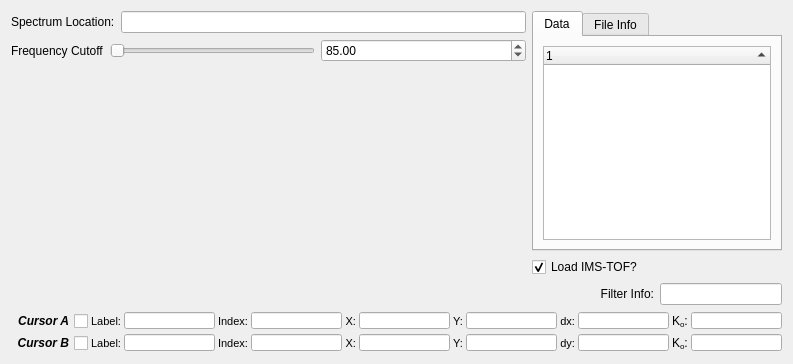
      <widget class="QWidget" name="plotTab" >
       <attribute name="title" >
        <string>Plot</string>
       </attribute>
       <layout class="QGridLayout" name="gridLayout" >
        <item row="0" column="0" >
         <layout class="QVBoxLayout" >
          <item>
           <layout class="QHBoxLayout" >
            <item>
             <widget class="QLabel" name="label_2" >
              <property name="text" >
               <string>Spectrum Location:</string>
              </property>
             </widget>
            </item>
            <item>
             <widget class="QLineEdit" name="specNameEdit" >
              <property name="readOnly" >
               <bool>true</bool>
              </property>
             </widget>
            </item>
           </layout>
          </item>
          <item>
           <layout class="QHBoxLayout" >
            <item>
             <widget class="QLabel" name="label_13" >
              <property name="text" >
               <string>Frequency Cutoff</string>
              </property>
             </widget>
            </item>
            <item>
             <widget class="QSlider" name="hSlider_Freq" >
              <property name="enabled" >
               <bool>false</bool>
              </property>
              <property name="orientation" >
               <enum>Qt::Horizontal</enum>
              </property>
             </widget>
            </item>
            <item>
             <widget class="QDoubleSpinBox" name="freqCutoff_SB" >
              <property name="sizePolicy" >
               <sizepolicy vsizetype="Fixed" hsizetype="Expanding" >
                <horstretch>0</horstretch>
                <verstretch>0</verstretch>
               </sizepolicy>
              </property>
              <property name="minimum" >
               <double>0.050000000000000</double>
              </property>
              <property name="maximum" >
               <double>1000000.000000000000000</double>
              </property>
              <property name="value" >
               <double>85.000000000000000</double>
              </property>
             </widget>
            </item>
           </layout>
          </item>
          <item>
           <widget class="MPL_Widget" native="1" name="plotWidget" >
            <property name="sizePolicy" >
             <sizepolicy vsizetype="Expanding" hsizetype="Expanding" >
              <horstretch>0</horstretch>
              <verstretch>0</verstretch>
             </sizepolicy>
            </property>
           </widget>
          </item>
         </layout>
        </item>
        <item row="0" column="1" >
         <layout class="QVBoxLayout" name="verticalLayout_2" >
          <item>
           <widget class="QTabWidget" name="tabWidget_2" >
            <property name="sizePolicy" >
             <sizepolicy vsizetype="Expanding" hsizetype="Minimum" >
              <horstretch>0</horstretch>
              <verstretch>0</verstretch>
             </sizepolicy>
            </property>
            <property name="maximumSize" >
             <size>
              <width>250</width>
              <height>16777215</height>
             </size>
            </property>
            <property name="currentIndex" >
             <number>0</number>
            </property>
            <widget class="QWidget" name="tab_3" >
             <attribute name="title" >
              <string>Data</string>
             </attribute>
             <layout class="QGridLayout" >
              <item row="0" column="0" >
               <widget class="QTreeWidget" name="groupTreeWidget" >
                <property name="maximumSize" >
                 <size>
                  <width>250</width>
                  <height>16777215</height>
                 </size>
                </property>
                <property name="selectionMode" >
                 <enum>QAbstractItemView::ExtendedSelection</enum>
                </property>
                <property name="sortingEnabled" >
                 <bool>true</bool>
                </property>
                <property name="headerHidden" >
                 <bool>false</bool>
                </property>
                <property name="columnCount" >
                 <number>1</number>
                </property>
                <column>
                 <property name="text" >
                  <string>1</string>
                 </property>
                </column>
               </widget>
              </item>
             </layout>
            </widget>
            <widget class="QWidget" name="tab_4" >
             <attribute name="title" >
              <string>File Info</string>
             </attribute>
             <layout class="QGridLayout" >
              <item row="0" column="0" >
               <widget class="QTextEdit" name="fileInfo_TE" />
              </item>
             </layout>
            </widget>
           </widget>
          </item>
          <item>
           <layout class="QHBoxLayout" name="horizontalLayout_3" >
            <item>
             <widget class="QCheckBox" name="loadWSU_CB" >
              <property name="text" >
               <string>Load IMS-TOF?</string>
              </property>
              <property name="checked" >
               <bool>true</bool>
              </property>
             </widget>
            </item>
           </layout>
          </item>
          <item>
           <layout class="QHBoxLayout" >
            <item>
             <widget class="QLabel" name="label_15" >
              <property name="text" >
               <string>Filter Info:</string>
              </property>
              <property name="alignment" >
               <set>Qt::AlignRight|Qt::AlignTrailing|Qt::AlignVCenter</set>
              </property>
             </widget>
            </item>
            <item>
             <widget class="QLineEdit" name="filterInfo_LE" >
              <property name="sizePolicy" >
               <sizepolicy vsizetype="Fixed" hsizetype="Preferred" >
                <horstretch>0</horstretch>
                <verstretch>0</verstretch>
               </sizepolicy>
              </property>
              <property name="readOnly" >
               <bool>true</bool>
              </property>
             </widget>
            </item>
           </layout>
          </item>
         </layout>
        </item>
        <item row="1" column="0" colspan="2" >
         <layout class="QGridLayout" >
          <property name="horizontalSpacing" >
           <number>3</number>
          </property>
          <property name="verticalSpacing" >
           <number>2</number>
          </property>
          <item row="0" column="3" >
           <widget class="QLineEdit" name="cALabelLE" >
            <property name="maximumSize" >
             <size>
              <width>16777215</width>
              <height>17</height>
             </size>
            </property>
            <property name="font" >
             <font>
              <pointsize>7</pointsize>
             </font>
            </property>
            <property name="readOnly" >
             <bool>true</bool>
            </property>
           </widget>
          </item>
          <item row="0" column="5" >
           <widget class="QLineEdit" name="cAIndexLE" >
            <property name="maximumSize" >
             <size>
              <width>16777215</width>
              <height>17</height>
             </size>
            </property>
            <property name="font" >
             <font>
              <pointsize>7</pointsize>
             </font>
            </property>
            <property name="text" >
             <string/>
            </property>
            <property name="readOnly" >
             <bool>true</bool>
            </property>
           </widget>
          </item>
          <item row="0" column="7" >
           <widget class="QLineEdit" name="cA_XLE" >
            <property name="maximumSize" >
             <size>
              <width>16777215</width>
              <height>17</height>
             </size>
            </property>
            <property name="font" >
             <font>
              <pointsize>7</pointsize>
             </font>
            </property>
            <property name="readOnly" >
             <bool>true</bool>
            </property>
           </widget>
          </item>
          <item row="0" column="9" >
           <widget class="QLineEdit" name="cA_YLE" >
            <property name="maximumSize" >
             <size>
              <width>16777215</width>
              <height>17</height>
             </size>
            </property>
            <property name="font" >
             <font>
              <pointsize>7</pointsize>
             </font>
            </property>
            <property name="readOnly" >
             <bool>true</bool>
            </property>
           </widget>
          </item>
          <item row="1" column="3" >
           <widget class="QLineEdit" name="cBLabelLE" >
            <property name="maximumSize" >
             <size>
              <width>16777215</width>
              <height>17</height>
             </size>
            </property>
            <property name="font" >
             <font>
              <pointsize>7</pointsize>
             </font>
            </property>
            <property name="readOnly" >
             <bool>true</bool>
            </property>
           </widget>
          </item>
          <item row="1" column="5" >
           <widget class="QLineEdit" name="cBIndexLE" >
            <property name="maximumSize" >
             <size>
              <width>16777215</width>
              <height>17</height>
             </size>
            </property>
            <property name="font" >
             <font>
              <pointsize>7</pointsize>
             </font>
            </property>
            <property name="readOnly" >
             <bool>true</bool>
            </property>
           </widget>
          </item>
          <item row="1" column="7" >
           <widget class="QLineEdit" name="cB_XLE" >
            <property name="maximumSize" >
             <size>
              <width>16777215</width>
              <height>17</height>
             </size>
            </property>
            <property name="font" >
             <font>
              <pointsize>7</pointsize>
             </font>
            </property>
            <property name="readOnly" >
             <bool>true</bool>
            </property>
           </widget>
          </item>
          <item row="1" column="9" >
           <widget class="QLineEdit" name="cB_YLE" >
            <property name="maximumSize" >
             <size>
              <width>16777215</width>
              <height>17</height>
             </size>
            </property>
            <property name="font" >
             <font>
              <pointsize>7</pointsize>
             </font>
            </property>
            <property name="readOnly" >
             <bool>true</bool>
            </property>
           </widget>
          </item>
          <item row="0" column="2" >
           <widget class="QLabel" name="label_3" >
            <property name="font" >
             <font>
              <pointsize>8</pointsize>
             </font>
            </property>
            <property name="text" >
             <string>Label:</string>
            </property>
            <property name="alignment" >
             <set>Qt::AlignRight|Qt::AlignTrailing|Qt::AlignVCenter</set>
            </property>
           </widget>
          </item>
          <item row="1" column="2" >
           <widget class="QLabel" name="label_4" >
            <property name="font" >
             <font>
              <pointsize>8</pointsize>
             </font>
            </property>
            <property name="text" >
             <string>Label:</string>
            </property>
            <property name="alignment" >
             <set>Qt::AlignRight|Qt::AlignTrailing|Qt::AlignVCenter</set>
            </property>
           </widget>
          </item>
          <item row="0" column="4" >
           <widget class="QLabel" name="label_5" >
            <property name="font" >
             <font>
              <pointsize>8</pointsize>
             </font>
            </property>
            <property name="text" >
             <string>Index:</string>
            </property>
            <property name="alignment" >
             <set>Qt::AlignRight|Qt::AlignTrailing|Qt::AlignVCenter</set>
            </property>
           </widget>
          </item>
          <item row="0" column="6" >
           <widget class="QLabel" name="label_6" >
            <property name="font" >
             <font>
              <pointsize>8</pointsize>
             </font>
            </property>
            <property name="text" >
             <string>X:</string>
            </property>
            <property name="alignment" >
             <set>Qt::AlignRight|Qt::AlignTrailing|Qt::AlignVCenter</set>
            </property>
           </widget>
          </item>
          <item row="0" column="8" >
           <widget class="QLabel" name="label_7" >
            <property name="font" >
             <font>
              <pointsize>8</pointsize>
             </font>
            </property>
            <property name="text" >
             <string>Y:</string>
            </property>
            <property name="alignment" >
             <set>Qt::AlignRight|Qt::AlignTrailing|Qt::AlignVCenter</set>
            </property>
           </widget>
          </item>
          <item row="1" column="4" >
           <widget class="QLabel" name="label_8" >
            <property name="font" >
             <font>
              <pointsize>8</pointsize>
             </font>
            </property>
            <property name="text" >
             <string>Index:</string>
            </property>
            <property name="alignment" >
             <set>Qt::AlignRight|Qt::AlignTrailing|Qt::AlignVCenter</set>
            </property>
           </widget>
          </item>
          <item row="1" column="6" >
           <widget class="QLabel" name="label_9" >
            <property name="font" >
             <font>
              <pointsize>8</pointsize>
             </font>
            </property>
            <property name="text" >
             <string>X:</string>
            </property>
            <property name="alignment" >
             <set>Qt::AlignRight|Qt::AlignTrailing|Qt::AlignVCenter</set>
            </property>
           </widget>
          </item>
          <item row="1" column="8" >
           <widget class="QLabel" name="label_10" >
            <property name="font" >
             <font>
              <pointsize>8</pointsize>
             </font>
            </property>
            <property name="text" >
             <string>Y:</string>
            </property>
            <property name="alignment" >
             <set>Qt::AlignRight|Qt::AlignTrailing|Qt::AlignVCenter</set>
            </property>
           </widget>
          </item>
          <item row="0" column="10" >
           <widget class="QLabel" name="label_11" >
            <property name="font" >
             <font>
              <pointsize>8</pointsize>
             </font>
            </property>
            <property name="text" >
             <string>dx:</string>
            </property>
            <property name="alignment" >
             <set>Qt::AlignRight|Qt::AlignTrailing|Qt::AlignVCenter</set>
            </property>
           </widget>
          </item>
          <item row="1" column="10" >
           <widget class="QLabel" name="label_12" >
            <property name="font" >
             <font>
              <pointsize>8</pointsize>
             </font>
            </property>
            <property name="text" >
             <string>dy:</string>
            </property>
            <property name="alignment" >
             <set>Qt::AlignRight|Qt::AlignTrailing|Qt::AlignVCenter</set>
            </property>
           </widget>
          </item>
          <item row="0" column="11" >
           <widget class="QLineEdit" name="dxLE" >
            <property name="maximumSize" >
             <size>
              <width>16777215</width>
              <height>17</height>
             </size>
            </property>
            <property name="font" >
             <font>
              <pointsize>7</pointsize>
             </font>
            </property>
            <property name="readOnly" >
             <bool>true</bool>
            </property>
           </widget>
          </item>
          <item row="1" column="11" >
           <widget class="QLineEdit" name="dyLE" >
            <property name="maximumSize" >
             <size>
              <width>16777215</width>
              <height>17</height>
             </size>
            </property>
            <property name="font" >
             <font>
              <pointsize>7</pointsize>
             </font>
            </property>
            <property name="readOnly" >
             <bool>true</bool>
            </property>
           </widget>
          </item>
          <item row="0" column="0" >
           <widget class="QCheckBox" name="cursACB" >
            <property name="font" >
             <font>
              <family>Arial</family>
              <pointsize>9</pointsize>
              <weight>75</weight>
              <italic>true</italic>
              <bold>true</bold>
             </font>
            </property>
            <property name="layoutDirection" >
             <enum>Qt::RightToLeft</enum>
            </property>
            <property name="text" >
             <string>Cursor A</string>
            </property>
           </widget>
          </item>
          <item row="1" column="0" >
           <widget class="QCheckBox" name="cursBCB" >
            <property name="font" >
             <font>
              <family>Arial</family>
              <pointsize>9</pointsize>
              <weight>75</weight>
              <italic>true</italic>
              <bold>true</bold>
             </font>
            </property>
            <property name="layoutDirection" >
             <enum>Qt::RightToLeft</enum>
            </property>
            <property name="text" >
             <string>Cursor B</string>
            </property>
           </widget>
          </item>
          <item row="0" column="12" >
           <widget class="QLabel" name="label_21" >
            <property name="text" >
             <string>&lt;!DOCTYPE HTML PUBLIC "-//W3C//DTD HTML 4.0//EN" "http://www.w3.org/TR/REC-html40/strict.dtd">
&lt;html>&lt;head>&lt;meta name="qrichtext" content="1" />&lt;style type="text/css">
p, li { white-space: pre-wrap; }
&lt;/style>&lt;/head>&lt;body style=" font-family:'Sans Serif'; font-size:9pt; font-weight:400; font-style:normal;">
&lt;p style=" margin-top:0px; margin-bottom:0px; margin-left:0px; margin-right:0px; -qt-block-indent:0; text-indent:0px;">K&lt;span style=" vertical-align:sub;">o&lt;/span>:&lt;/p>&lt;/body>&lt;/html></string>
            </property>
            <property name="textFormat" >
             <enum>Qt::RichText</enum>
            </property>
           </widget>
          </item>
          <item row="1" column="12" >
           <widget class="QLabel" name="label_22" >
            <property name="text" >
             <string>&lt;!DOCTYPE HTML PUBLIC "-//W3C//DTD HTML 4.0//EN" "http://www.w3.org/TR/REC-html40/strict.dtd">
&lt;html>&lt;head>&lt;meta name="qrichtext" content="1" />&lt;style type="text/css">
p, li { white-space: pre-wrap; }
&lt;/style>&lt;/head>&lt;body style=" font-family:'Sans Serif'; font-size:9pt; font-weight:400; font-style:normal;">
&lt;p style=" margin-top:0px; margin-bottom:0px; margin-left:0px; margin-right:0px; -qt-block-indent:0; text-indent:0px;">K&lt;span style=" vertical-align:sub;">o&lt;/span>:&lt;/p>&lt;/body>&lt;/html></string>
            </property>
            <property name="textFormat" >
             <enum>Qt::RichText</enum>
            </property>
           </widget>
          </item>
          <item row="0" column="13" >
           <widget class="QLineEdit" name="curAMob_LE" >
            <property name="maximumSize" >
             <size>
              <width>16777215</width>
              <height>17</height>
             </size>
            </property>
            <property name="font" >
             <font>
              <pointsize>7</pointsize>
             </font>
            </property>
           </widget>
          </item>
          <item row="1" column="13" >
           <widget class="QLineEdit" name="curBMob_LE" >
            <property name="maximumSize" >
             <size>
              <width>16777215</width>
              <height>17</height>
             </size>
            </property>
            <property name="font" >
             <font>
              <pointsize>7</pointsize>
             </font>
            </property>
           </widget>
          </item>
         </layout>
        </item>
       </layout>
      </widget>
